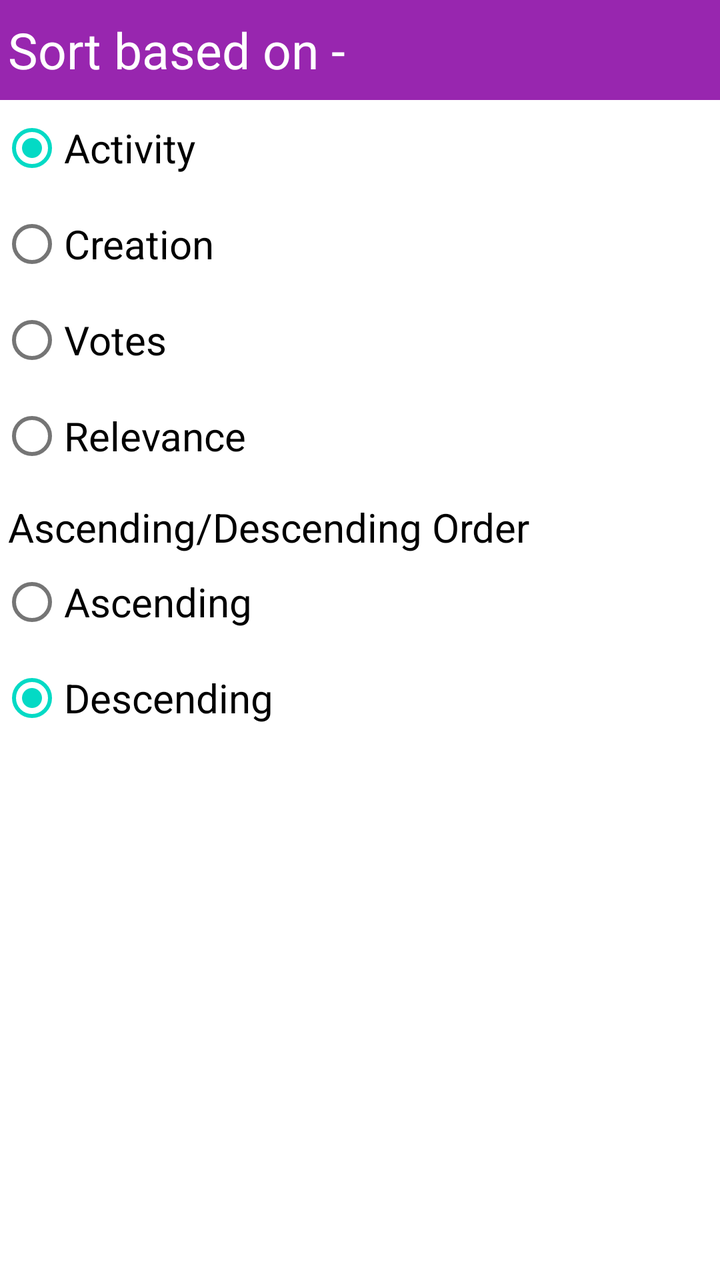
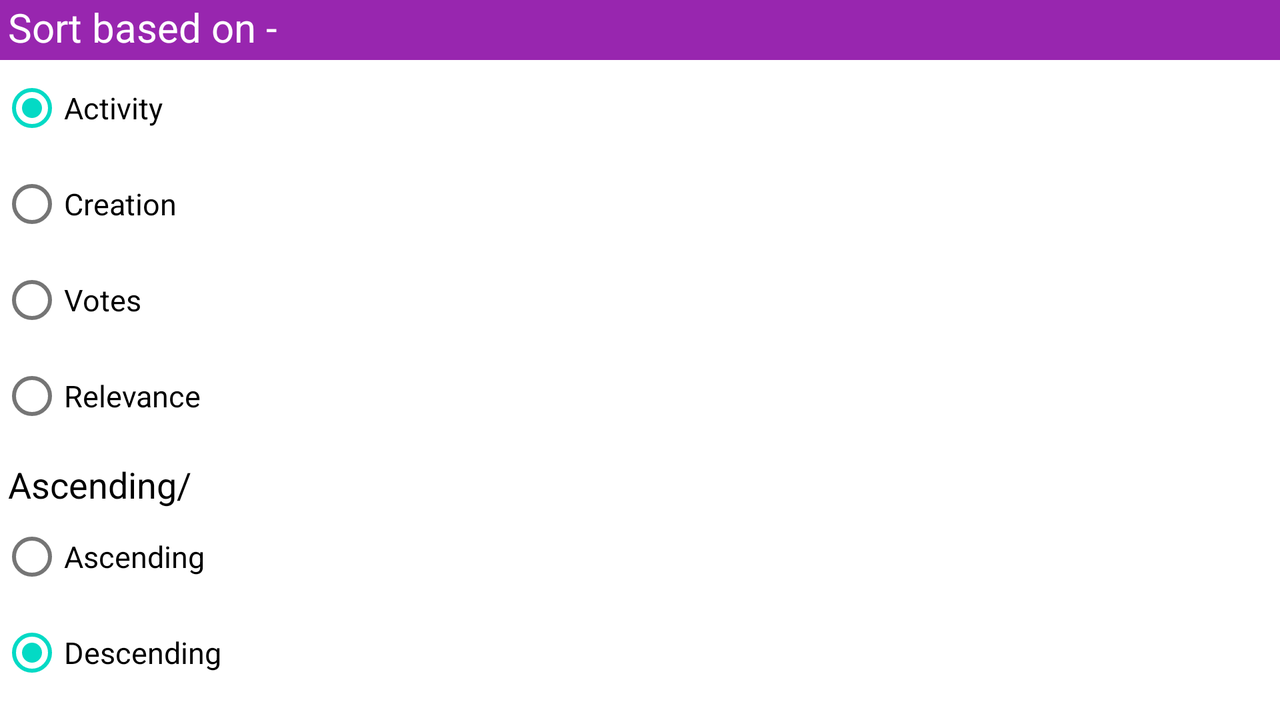

An Android layout and its configuration variant, each rendered on a device that would load it. The default file and the variant file are quoted in full after the pictures.
<!-- AndroidManifest.xml: application theme AppTheme -->
<!-- res/layout/sort_selection.xml -->
<?xml version="1.0" encoding="utf-8"?>
<LinearLayout
    xmlns:android="http://schemas.android.com/apk/res/android"
    android:layout_width="match_parent"
    android:layout_height="match_parent"
    android:orientation="vertical"
    xmlns:tools="http://schemas.android.com/tools"
    xmlns:app="http://schemas.android.com/apk/res-auto"
    tools:context=".NavigationActivity"
    android:weightSum="1">

    <TextView
        android:text="@string/sort_based_on"
        android:paddingTop="8dp"
        android:paddingLeft="4dp"
        android:layout_width="match_parent"
        android:layout_height="50dp"
        android:background="@color/colorPrimary"
        android:textColor="#FFFFFF"
        android:textSize="25sp"
        android:id="@+id/sort_title"
        android:textAppearance="@style/TextAppearance.AppCompat.Large" />

    <RadioGroup
        android:layout_width="wrap_content"
        android:layout_height="wrap_content"
        android:id="@+id/firstRadioGroup">
    <RadioButton
        android:text="@string/activity"
        android:textSize="20sp"
        android:checked="true"
        android:layout_width="match_parent"
        android:layout_height="wrap_content"
        android:id="@+id/activity" />

    <RadioButton
        android:text="@string/creation"
        android:textSize="20sp"
        android:layout_width="match_parent"
        android:layout_height="wrap_content"
        android:id="@+id/creation" />

    <RadioButton
        android:text="@string/votes"
        android:layout_width="match_parent"
        android:layout_height="wrap_content"
        android:id="@+id/votes"
        android:textSize="20sp"/>

    <RadioButton
        android:text="@string/relevance"
        android:layout_width="match_parent"
        android:layout_height="wrap_content"
        android:id="@+id/relevance"
        android:textSize="20sp"/>
    </RadioGroup>

    <LinearLayout
        android:layout_width="match_parent"
        android:layout_height="230dp"
        android:paddingTop="8dp"
        android:orientation="vertical">
    <TextView
        android:text="@string/asc_dsc_order"
        android:textSize="20sp"
        android:paddingLeft="4dp"
        android:textColor="#000000"
        android:layout_width="match_parent"
        android:layout_height="wrap_content"
        android:id="@+id/ascdscorder"
        android:textAppearance="@style/TextAppearance.AppCompat.Medium" />

        <RadioGroup
            android:layout_width="wrap_content"
            android:layout_height="wrap_content"
            android:id="@+id/secondRadioGroup">
        <RadioButton
        android:text="@string/asc"
        android:layout_width="match_parent"
        android:layout_height="wrap_content"
        android:id="@+id/asc"
        android:duplicateParentState="true"
        android:textSize="20sp"/>

        <RadioButton
            android:text="@string/dsc"
            android:layout_width="match_parent"
            android:layout_height="wrap_content"
            android:checked="true"
            android:id="@+id/dsc"
            android:textSize="20sp"/>

        </RadioGroup>

    </LinearLayout>



</LinearLayout>
<!-- resources referenced by this layout -->
<resources>
  <color name="colorPrimary">#9826AF</color>
  <string name="activity">Activity</string>
  <string name="asc">Ascending</string>
  <string name="asc_dsc_order">Ascending/Descending Order</string>
  <string name="creation">Creation</string>
  <string name="dsc">Descending</string>
  <string name="relevance">Relevance</string>
  <string name="sort_based_on">Sort based on -</string>
  <string name="votes">Votes</string>
</resources>
<!-- res/layout-land/sort_selection.xml (the repository's variant of the layout above) -->
<!-- drawn on the phone turned sideways -->
<?xml version="1.0" encoding="utf-8"?>
<LinearLayout
    xmlns:android="http://schemas.android.com/apk/res/android"
    android:layout_width="match_parent"
    android:layout_height="match_parent"
    android:orientation="vertical"
    xmlns:tools="http://schemas.android.com/tools"
    xmlns:app="http://schemas.android.com/apk/res-auto"
    tools:context=".NavigationActivity"
    android:weightSum="1">

    <TextView
        android:text="@string/sort_based_on"
        android:paddingLeft="4dp"
        android:layout_width="match_parent"
        android:layout_height="30dp"
        android:background="@color/colorPrimary"
        android:textColor="#FFFFFF"
        android:textSize="20sp"
        android:id="@+id/sort_title"
        android:textAppearance="@style/TextAppearance.AppCompat.Large" />

    <RadioGroup
        android:layout_width="wrap_content"
        android:layout_height="wrap_content"
        android:id="@+id/firstRadioGroup">
    <RadioButton
        android:text="@string/activity"
        android:textSize="15sp"
        android:checked="true"
        android:layout_width="match_parent"
        android:layout_height="wrap_content"
        android:id="@+id/activity" />

    <RadioButton
        android:text="@string/creation"
        android:textSize="15sp"
        android:layout_width="match_parent"
        android:layout_height="wrap_content"
        android:id="@+id/creation" />

    <RadioButton
        android:text="@string/votes"
        android:layout_width="match_parent"
        android:layout_height="wrap_content"
        android:id="@+id/votes"
        android:textSize="15sp"/>

    <RadioButton
        android:text="@string/relevance"
        android:layout_width="match_parent"
        android:layout_height="wrap_content"
        android:id="@+id/relevance"
        android:textSize="15sp"/>
    </RadioGroup>

    <android.support.v4.widget.NestedScrollView
        android:layout_width="wrap_content"
        android:layout_height="wrap_content">
    <LinearLayout
        android:layout_width="match_parent"
        android:layout_height="230dp"
        android:paddingTop="8dp"
        android:orientation="vertical">
    <TextView
        android:text="@string/asc_dsc_order"
        android:textSize="18sp"
        android:paddingLeft="4dp"
        android:textColor="#000000"
        android:layout_width="match_parent"
        android:layout_height="wrap_content"
        android:id="@+id/ascdscorder"
        android:textAppearance="@style/TextAppearance.AppCompat.Medium" />

        <RadioGroup
            android:layout_width="wrap_content"
            android:layout_height="wrap_content"
            android:id="@+id/secondRadioGroup">
        <RadioButton
        android:text="@string/asc"
        android:layout_width="match_parent"
        android:layout_height="wrap_content"
        android:id="@+id/asc"
        android:duplicateParentState="true"
        android:textSize="15sp"/>

        <RadioButton
            android:text="@string/dsc"
            android:layout_width="match_parent"
            android:layout_height="wrap_content"
            android:checked="true"
            android:id="@+id/dsc"
            android:textSize="15sp"/>

        </RadioGroup>

    </LinearLayout>

    </android.support.v4.widget.NestedScrollView>

</LinearLayout>
